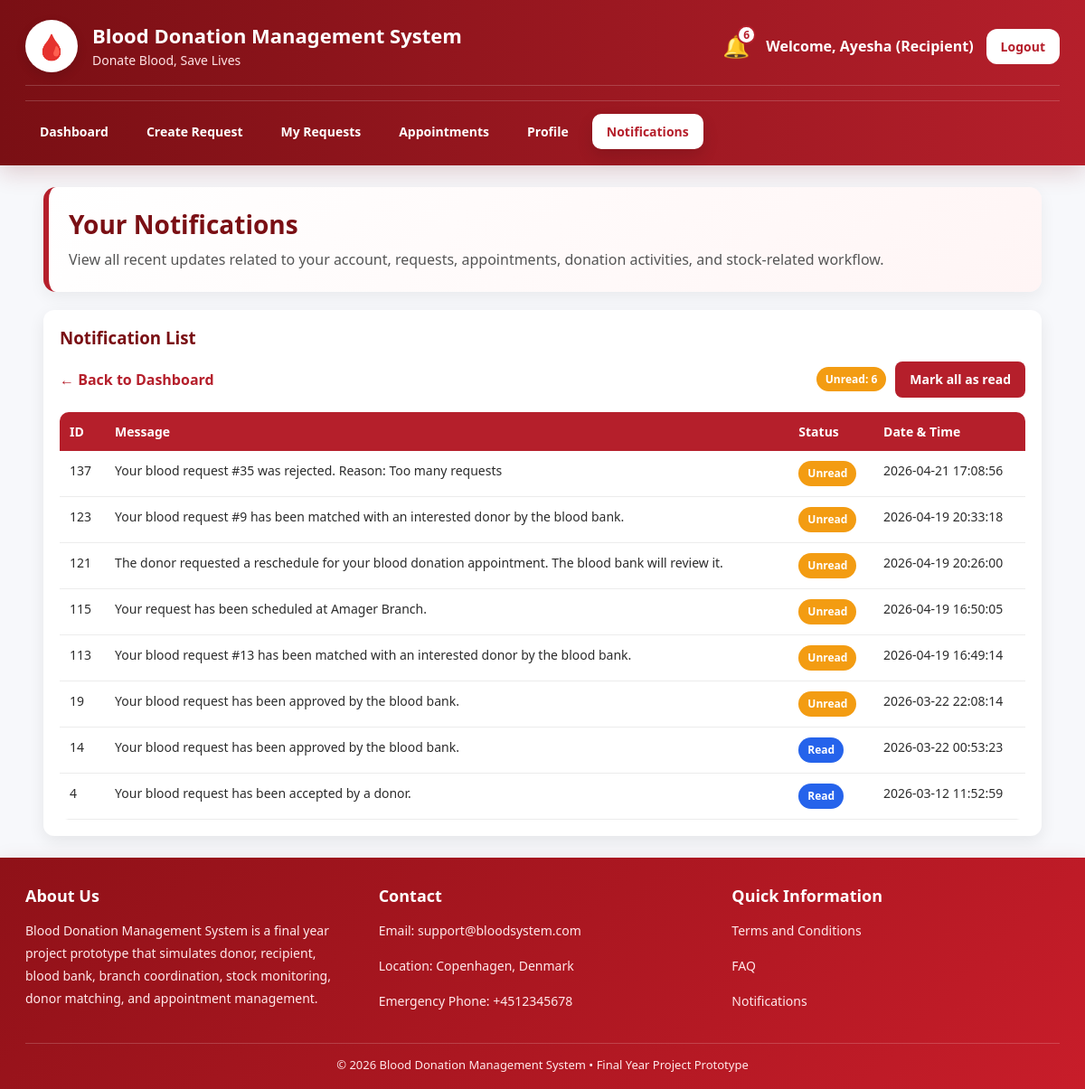
The app's page /dashboard/notifications.php (signed in) with its own data.
### tables this page shows
CREATE TABLE `notifications` (
  `id` int(11) NOT NULL,
  `user_id` int(11) NOT NULL,
  `message` varchar(255) NOT NULL,
  `is_read` tinyint(1) DEFAULT 0,
  `created_at` timestamp NOT NULL DEFAULT current_timestamp()
);

### functions/network_helper.php (called while the page is built, shortened)
<?php
function getSystemName(){
    return 'Blood Donation Management System';
}
function getSystemTagline(){
    return 'Donate Blood, Save Lives';
}
function renderFooterTitle(){
    return 'Blood Donation Management System';
}
function renderFooterDescription(){
    return 'Blood Donation Management System is a final year project prototype that simulates donor, recipient, blood bank, branch coordination, stock monitoring, donor matching, and appointment management.';
}
?>

### dashboard/notifications.php (the view, shortened to what this page needs)
<?php
include '../config/db.php';
include '../functions/network_helper.php';
$user_id = (int)$_SESSION['user_id'];
$user_role = $_SESSION['role'];
$user_name = $_SESSION['name'] ?? 'User';
$is_admin = ($user_role === 'admin');
$role_label = ucfirst(str_replace('_', ' ', $user_role));
if($user_role === 'blood_bank'){
    $display_name = getBloodBankWelcomeLabel();
    $role_label = "Network Control";
} else {
    $display_name = $user_name;
}
$back_link = 'index.php';
if($user_role === 'donor'){
    $back_link = 'donor_dashboard.php';
} elseif($user_role === 'recipient'){
    $back_link = 'recipient_dashboard.php';
} elseif($user_role === 'blood_bank'){
    $back_link = 'blood_bank_dashboard.php';
} elseif($user_role === 'admin'){
    $back_link = 'admin_dashboard.php';
}
if($is_admin){
    $admin_items = getAdminNotificationItems($conn, $user_id);
    $unread_count = getAdminNotificationCount($conn, $user_id);
    $stored_unread_count = getAdminUnreadStoredNotificationCount($conn, $user_id);
} else {
    $notif_stmt = mysqli_prepare($conn, "
        SELECT id, user_id, message, is_read, created_at
        FROM notifications
        WHERE user_id = ?
        ORDER BY created_at DESC
    ");
    mysqli_stmt_bind_param($notif_stmt, "i", $user_id);
    mysqli_stmt_execute($notif_stmt);
    $notif_result = mysqli_stmt_get_result($notif_stmt);
    $count_stmt = mysqli_prepare($conn, "
        SELECT COUNT(*) AS total
        FROM notifications
        WHERE user_id = ? AND is_read = 0
    ");
    mysqli_stmt_bind_param($count_stmt, "i", $user_id);
    mysqli_stmt_execute($count_stmt);
    $count_result = mysqli_stmt_get_result($count_stmt);
    $count_data = mysqli_fetch_assoc($count_result);
    $unread_count = (int)($count_data['total'] ?? 0);
}
?>
<!DOCTYPE html>
<html>
<head>
    <link rel="stylesheet" href="assets/style.css">
</head>
<body>
<div class="topbar topbar-full">
    <div class="container">
        <div class="topbar-header">
            <div class="topbar-left">
                <div class="logo">🩸</div>
                <div class="brand-text">
                    <h2><?php echo htmlspecialchars(getSystemName()); ?></h2>
                    <p><?php echo htmlspecialchars(getSystemTagline()); ?></p>
                </div>
            </div>
            <div class="topbar-right">
                <a href="notifications.php" class="notify" title="Notifications">
                    🔔
                    <span class="notify-badge"><?php echo (int)$unread_count; ?></span>
                </a>
                <span class="topbar-user-text">
                    Welcome, <?php echo htmlspecialchars($display_name); ?> (<?php echo htmlspecialchars($role_label); ?>)
                </span>
                <a class="btn btn-logout" href="../auth/logout.php">Logout</a>
            </div>
        </div>
        <div class="topbar-menu">
            <?php if($user_role === 'donor'){ ?>
                <a href="donor_dashboard.php">Dashboard</a>
                <a href="donor_compatible_requests.php">Compatible Requests</a>
                <a href="donor_interested_requests.php">Interested Requests</a>
                <a href="donate_to_stock.php">Donate to Stock</a>
                <a href="donor_appointments.php">Appointments</a>
                <a href="donor_history.php">History</a>
                <a href="donor_profile.php">Profile</a>
                <a href="notifications.php" class="active">Notifications</a>
            <?php } elseif($user_role === 'recipient'){ ?>
                <a href="recipient_dashboard.php">Dashboard</a>
                <a href="create_request.php">Create Request</a>
                <a href="recipient_requests.php">My Requests</a>
                <a href="recipient_appointments.php">Appointments</a>
                <a href="recipient_profile.php">Profile</a>
                <a href="notifications.php" class="active">Notifications</a>
            <?php } ?>
        </div>
    </div>
</div>
<div class="container">
    <div class="hero">
        <h1>Your Notifications</h1>
        <p>
            <?php if($is_admin){ ?>
                View live admin alerts related to urgent requests, pending reviews, stock requests, appointment reschedules, and recent system activity.
            <?php } else { ?>
                View all recent updates related to your account, requests, appointments, donation activities, and stock-related workflow.
            <?php } ?>
        </p>
    </div>
    <div class="card">
        <h3>Notification List</h3>
        <div class="notification-toolbar">
            <a class="link" href="<?php echo htmlspecialchars($back_link); ?>">← Back to Dashboard</a>
            <div class="notification-actions">
                <span class="badge badge-pending">
                    <?php echo $is_admin ? 'Live Alerts: ' : 'Unread: '; ?><?php echo (int)$unread_count; ?>
                </span>
                <?php if($is_admin){ ?>
                    <?php if(isset($stored_unread_count) && $stored_unread_count > 0){ ?>
                        <a class="btn btn-primary" href="notifications.php?mark=all">Mark all as read</a>
                    <?php } ?>
                <?php } else { ?>
                    <?php if($unread_count > 0){ ?>
                        <a class="btn btn-primary" href="notifications.php?mark=all">Mark all as read</a>
                    <?php } ?>
                <?php } ?>
            </div>
        </div>
        <div class="notif-table-wrap">
            <?php if($is_admin){ ?>
                <?php if(!empty($admin_items)){ ?>
                    <table class="notification-table">
                        <tr>
                            <th>Type</th>
                            <th>Message</th>
                            <th>Date & Time</th>
                        </tr>
                        <?php foreach($admin_items as $item){ ?>
                            <?php
                            $rowClass = ($item['type'] === 'urgent') ? 'urgent-row' : '';
                            $badgeClass = 'badge-completed';
                            $badgeText = 'Recent';
                            if($item['type'] === 'urgent'){
                                $badgeClass = 'badge-pending';
                                $badgeText = 'Urgent';
                            } elseif($item['type'] === 'warning'){
                                $badgeClass = 'badge-pending';
                                $badgeText = 'Warning';
                            } elseif($item['type'] === 'info'){
                                $badgeClass = 'badge-accepted';
                                $badgeText = 'Info';
                            } elseif($item['type'] === 'stored_unread'){
                                $badgeClass = 'badge-pending';
                                $badgeText = 'Unread';
                            } elseif($item['type'] === 'stored_read'){
                                $badgeClass = 'badge-completed';
                                $badgeText = 'Read';
                            }
                            ?>
                            <tr class="<?php echo $rowClass; ?>">
                                <td>
                                    <span class="badge <?php echo htmlspecialchars($badgeClass); ?>">
                                        <?php echo htmlspecialchars($badgeText); ?>
                                    </span>
                                </td>
                                <td>
                                    <strong><?php echo htmlspecialchars($item['title']); ?></strong>
                                    <br>
                                    <?php echo htmlspecialchars($item['message']); ?>
                                </td>
                                <td><?php echo htmlspecialchars($item['created_at']); ?></td>
                            </tr>
                        <?php } ?>
                    </table>
                <?php } else { ?>
                    <p>No admin alerts available.</p>
                <?php } ?>
            <?php } else { ?>
                <?php if(mysqli_num_rows($notif_result) > 0){ ?>
                    <table class="notification-table">
                        <tr>
                            <th>ID</th>
                            <th>Message</th>
                            <th>Status</th>
                            <th>Date & Time</th>
                        </tr>
                        <?php while($row = mysqli_fetch_assoc($notif_result)){ ?>
                            <?php
                            $isUrgent = (stripos($row['message'], '[URGENT]') !== false);
                            if($row['is_read']){
                                $status_badge = "<span class='badge badge-completed'>Read</span>";
                            } else {
                                $status_badge = "<span class='badge badge-pending'>Unread</span>";
                            }
                            ?>
                            <tr class="<?php echo $isUrgent ? 'urgent-row' : ''; ?>">
                                <td><?php echo htmlspecialchars($row['id']); ?></td>
                                <td>
                                    <?php if($isUrgent){ ?>
                                        <span class="urgent-pill">URGENT</span>
                                        <span class="urgent-message"><?php echo htmlspecialchars($row['message']); ?></span>
                                    <?php } else { ?>
                                        <?php echo htmlspecialchars($row['message']); ?>
                                    <?php } ?>
                                </td>
                                <td><?php echo $status_badge; ?></td>
                                <td><?php echo htmlspecialchars($row['created_at']); ?></td>
                            </tr>
                        <?php } ?>
                    </table>
                <?php } else { ?>
                    <p>No notifications available.</p>
                <?php } ?>
            <?php } ?>
        </div>
    </div>
</div>
<div class="site-footer site-footer-full">
    <div class="container">
        <div class="footer-grid">
            <div class="footer-col">
                <h4>About Us</h4>
                <p><?php echo htmlspecialchars(renderFooterDescription()); ?></p>
            </div>
            <div class="footer-col">
                <h4>Contact</h4>
                <p>Email: support@bloodsystem.com</p>
                <p>Location: Copenhagen, Denmark</p>
                <p>Emergency Phone: +4512345678</p>
            </div>
            <div class="footer-col">
                <h4>Quick Information</h4>
                <p><a href="terms.php">Terms and Conditions</a></p>
                <p><a href="faq.php">FAQ</a></p>
                <p><a href="notifications.php">Notifications</a></p>
            </div>
        </div>
        <div class="footer-bottom">
            © 2026 <?php echo htmlspecialchars(renderFooterTitle()); ?> • Final Year Project Prototype
        </div>
    </div>
</div>
</body>
</html>

### records on screen
notifications: id "137", message "Your blood request #35 was rejected. Reason: Too many requests", is_read "Unread", created_at "2026-04-21 17:08:56"
notifications: id "123", message "Your blood request #9 has been matched with an interested donor by the blood bank.", is_read "Unread", created_at "2026-04-19 20:33:18"
notifications: id "121", message "The donor requested a reschedule for your blood donation appointment. The blood bank will review it.", is_read "Unread", created_at "2026-04-19 20:26:00"
notifications: id "115", message "Your request has been scheduled at Amager Branch.", is_read "Unread", created_at "2026-04-19 16:50:05"
notifications: id "113", message "Your blood request #13 has been matched with an interested donor by the blood bank.", is_read "Unread", created_at "2026-04-19 16:49:14"
notifications: id "19", message "Your blood request has been approved by the blood bank.", is_read "Unread", created_at "2026-03-22 22:08:14"
notifications: id "14", message "Your blood request has been approved by the blood bank.", is_read "Read", created_at "2026-03-22 00:53:23"
notifications: id "4", message "Your blood request has been accepted by a donor.", is_read "Read", created_at "2026-03-12 11:52:59"

### other values on screen
getSystemName() "Blood Donation Management System"
getSystemTagline() "Donate Blood, Save Lives"
$unread_count "6"
$display_name "Ayesha"
$role_label "Recipient"
renderFooterDescription() "Blood Donation Management System is a final year project prototype that simulates donor, recipient, blood bank, branch coordination, stock monitoring, donor matching, and appointment management."
renderFooterTitle() "Blood Donation Management System"
